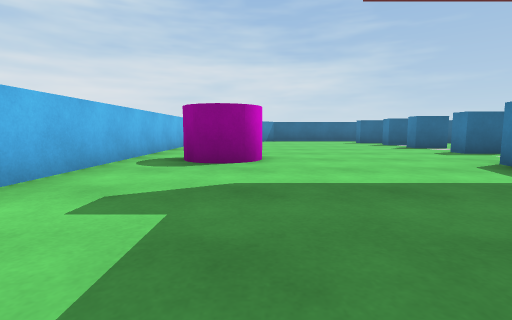
view 1 (above)

18 first-person views from a walk through a 3-D level made in the Unity game engine. The camera is 0.55 m above the floor, tilts 6° down and sees 85° across. The floor is counted in squares, 1 m on a side. Each view is taken from the middle of a square. On the plan, view 1 faces up. The plan holds only what a view shows up to about 9 squares ahead; the rest is blank. The place goes on beyond the plan. Surface patterns are stand-ins for the level's own textures.

view 2
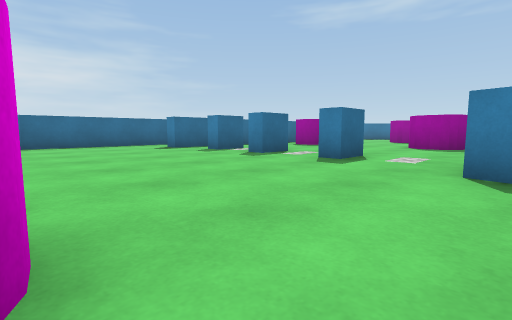

view 3
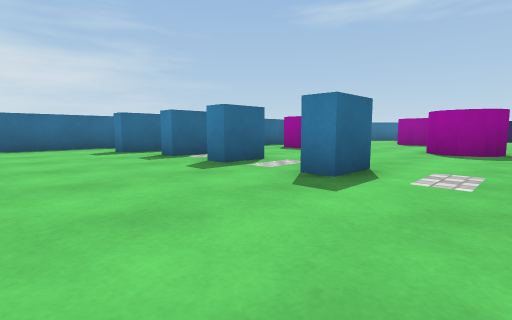

view 4
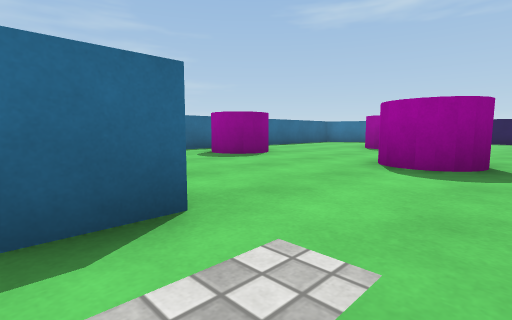

view 5
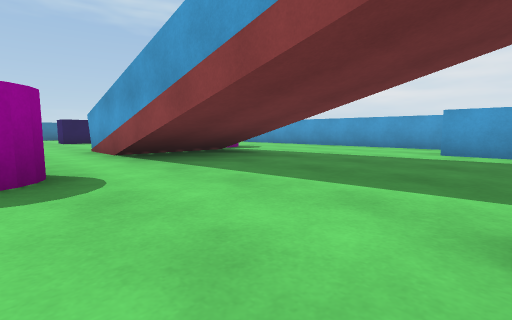

view 6
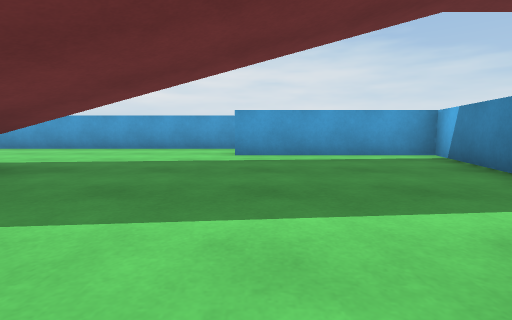

view 7
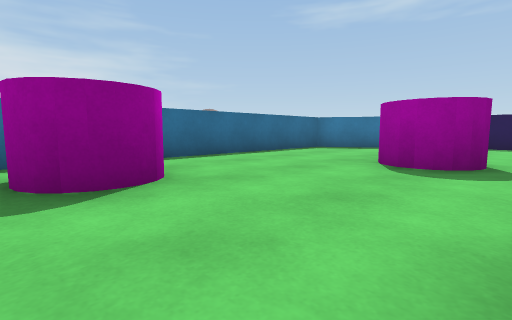

view 8
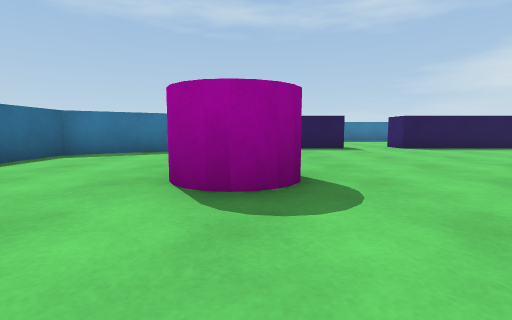

view 9
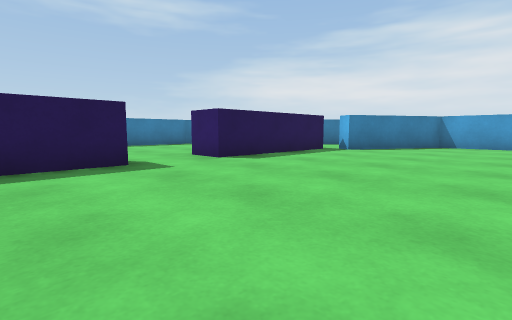

view 10
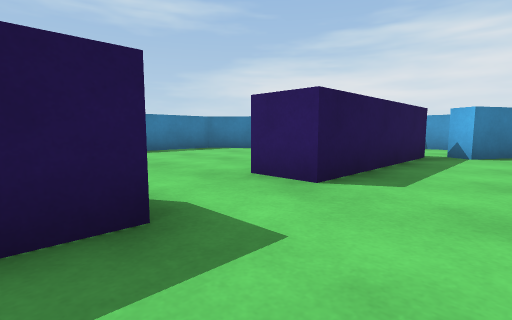

view 11
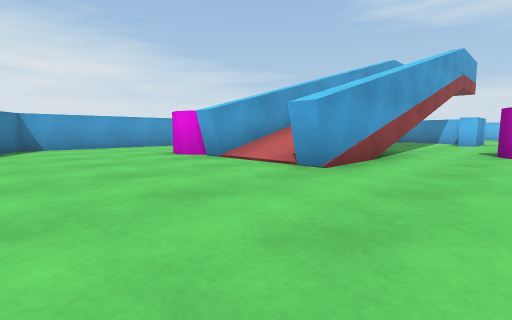

view 12
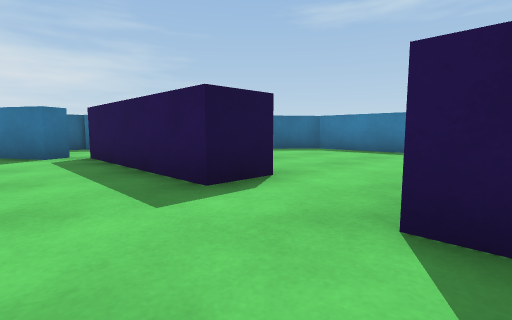

view 13
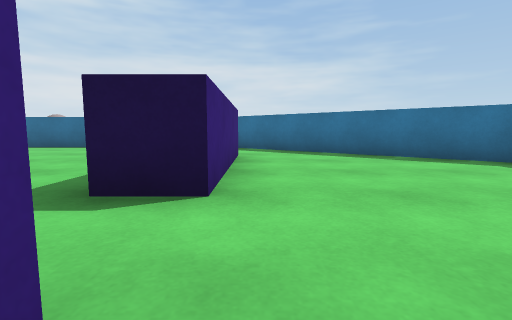

view 14
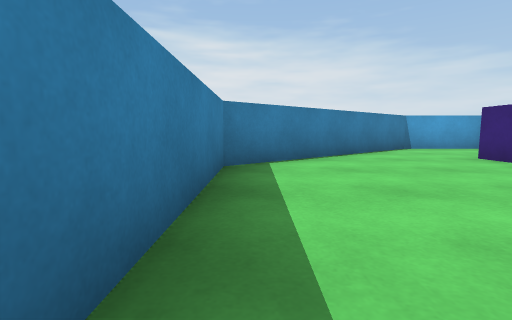

view 15
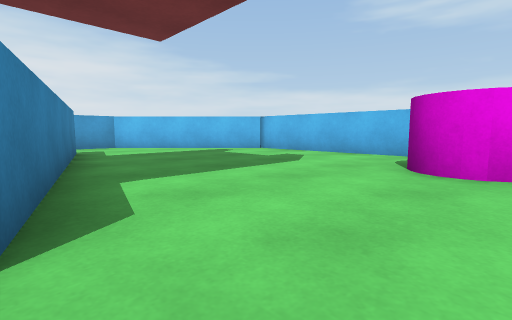

view 16
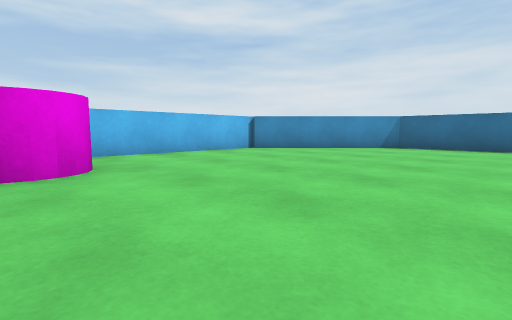

view 17
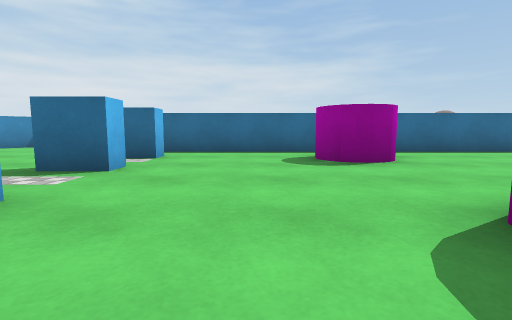

view 18
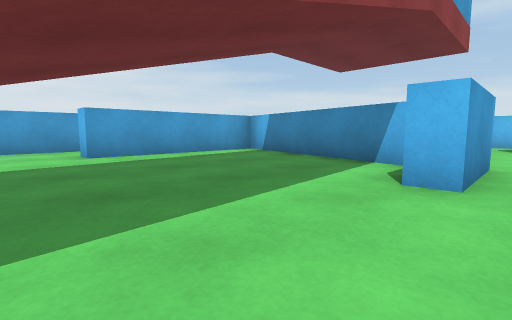

### Floor plan
Points are (right, up) in squares from view 1. A wall is a line through its corners. A room is listed if a view was taken in it or the views show most of it. See-through windows are left out.
Room 1 (views 1, 2, 3, 4, 5, 6, 7, 8, 9, 10, 11, 12, 15, 16, 17, 18)
walls: (9.5, 3.8) (14.5, 3.8) (14.5, 3.2); (9.6, 1.3) (14.5, 1.3) (14.5, 0.8); (4.3, 3.6) (3, -1.2) (7.5, -1.2) (7.5, -1.8); (5.2, 14.5) (0.9, 14.5) (-2.3, 11.3); (7, -3.5) (17.2, -3.5) (18.8, -0.6) (19.3, -0.9); (2.3, -1.7) (4, 4.6) (6, 4.6) (6, 4); (19.4, 9.8) (18.9, 9.5) (17.3, 12.3) (4.6, 12.3) (4.6, 12.9); (20.6, 5.3) (19.6, 5.3) (19.6, 9.4); (19.6, -0.6) (19.6, 3.5) (20.6, 3.5); (-2.5, 11.4) (-2.5, -0.1) (0.9, -3.5) (2, -3.5)
ways out: opening at (20, 4.5) to room 2
objects: cylinder (-1, 5) to (0, 6); block (5, 7) to (6, 7); block (5, 9) to (6, 9); block (5, 11) to (6, 11); cylinder (9, 10) to (10, 11); cylinder (10, 6) to (11, 7); cylinder (13, 0) to (14, 0); cylinder (14, 8) to (15, 9); other object (14, 13) to (14, 14)
Room 2 (views 13, 14)
walls: (20.6, 0.2) (20.6, -0.6); (20.6, 9.4) (20.6, 5.3); (18.1, -3.5) (20.5, -3.5) (25.5, 0.7) (25.5, 7.7) (20.2, 12.2); (20.4, 12.3) (19.8, 12.3)
ways out: opening at (20, 4.5) to room 1

Positions as (right, up) in squares from view 1, and headings:
1: (0, 0), facing up
2: (0, 4), facing up-right
3: (2, 5), facing up-right
4: (5, 5), facing up-right
5: (6, 6), facing down-right
6: (7, 5), facing down
7: (9, 7), facing up-right
8: (11, 8), facing right
9: (15, 7), facing down-right
10: (18, 6), facing down-right
11: (18, 6), facing down-left
12: (18, 3), facing up-right
13: (21, 3), facing up
14: (25, 5), facing down
15: (4, 6), facing down-left
16: (4, 5), facing up-left
17: (8, 5), facing up
18: (9, 5), facing down-left
